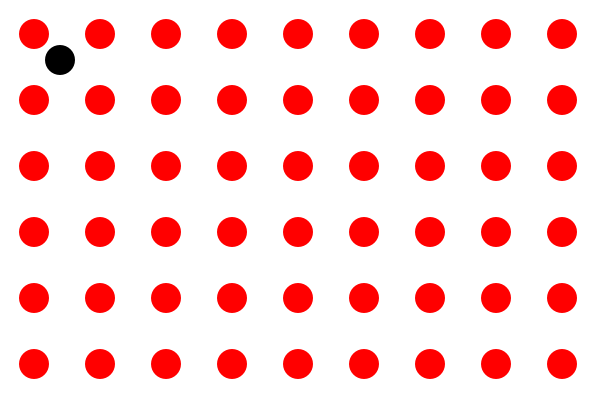
Frame 1 (no input)
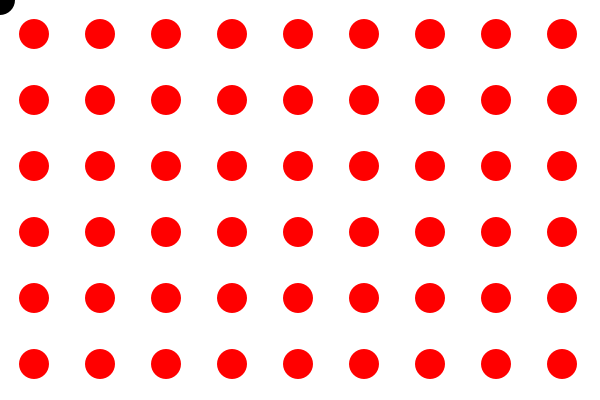
Frame 60 (the mouse pressed at the canvas centre just before this capture)
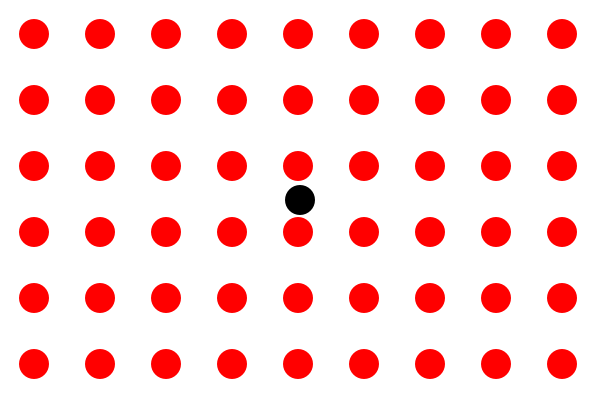
Frame 120 (the mouse held since frame 60 and released just before this capture)

The Processing sketch that drew these frames (run headless with seeded random() and noise(); from frame 60 on, the mouse is pressed at the canvas centre):

// Processing sketch: irairaArea3
// ── irairaArea3.pde
class Circle {
  float x,y,s;
  Circle(float x,float y,float s) {
    this.x = x;
    this.y = y;
    this.s = s;
  }

  void draw(color c) {
    fill(c);
    ellipse(this.x,this.y,this.s,this.s);
  }
}

Circle player;
Circle walls[] = new Circle[54];
void setup() {
  size(600,400);
  player = new Circle(60,60,30);
  for (int i=0; i<54; i++) {
    float x = i%9;
    float y = i/9;
    Circle w = new Circle(x*66+34,y*66+34,30);
    walls[i] = w;
  }
}

void draw() {
  background(255);
  noStroke();
  for (Circle w : walls) {
    w.draw(color(255,0,0));
  }
  player.draw(color(0));
  player.x = mouseX;
  player.y = mouseY;
}
